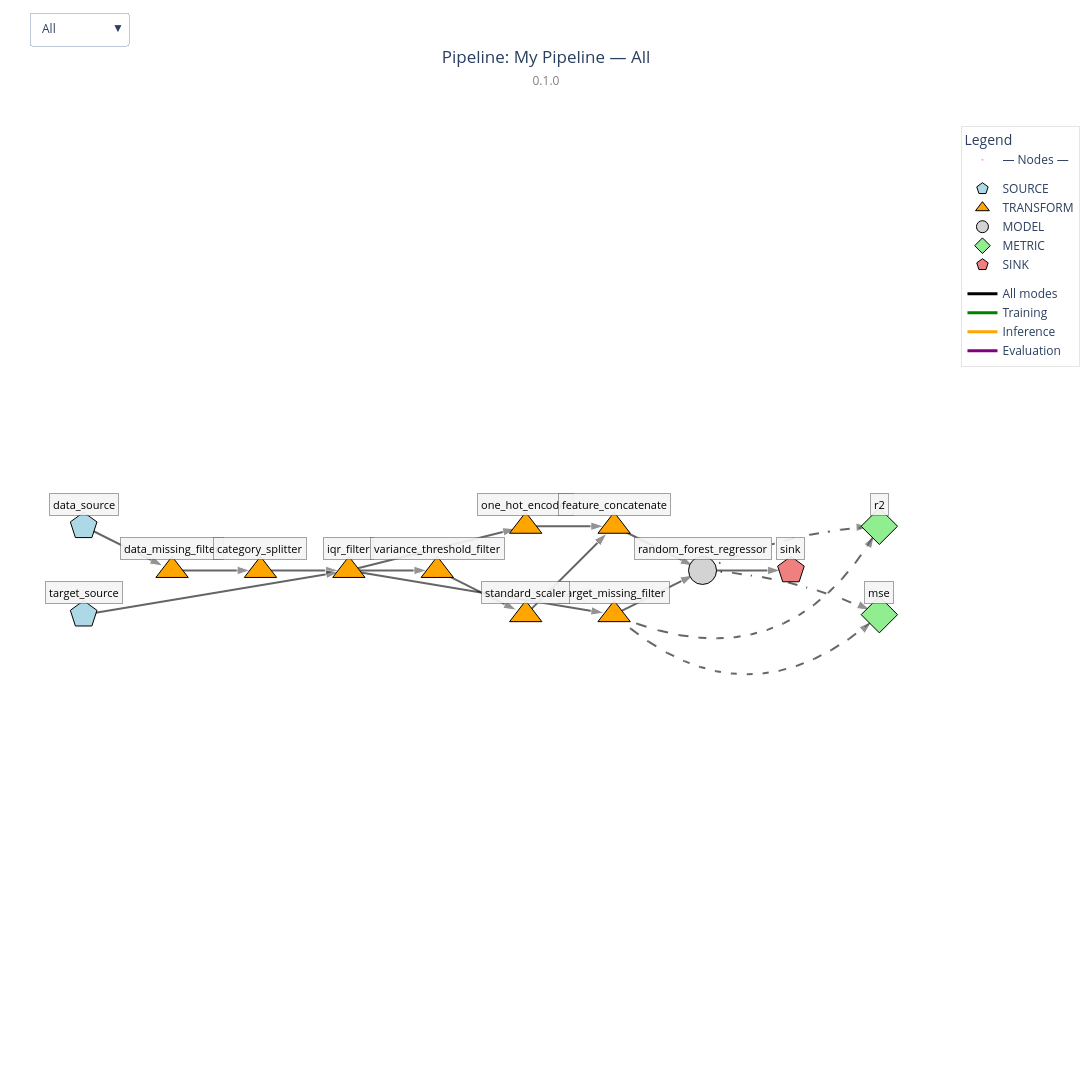

Notebook source saved alongside this figure:
### Markdown cell above
### Visualising the graph

`pipe.render()` produces an interactive Plotly visualisation of the DAG so you can verify the topology before running anything.

### Code cell
pipe.render()
